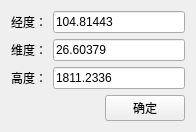
<?xml version="1.0" encoding="UTF-8"?>
<ui version="4.0">
 <class>GoTo</class>
 <widget class="QWidget" name="GoTo">
  <property name="geometry">
   <rect>
    <x>0</x>
    <y>0</y>
    <width>196</width>
    <height>131</height>
   </rect>
  </property>
  <property name="windowTitle">
   <string>Form</string>
  </property>
  <layout class="QVBoxLayout" name="verticalLayout">
   <item>
    <layout class="QGridLayout" name="gridLayout">
     <item row="0" column="0">
      <widget class="QLabel" name="label">
       <property name="text">
        <string>经度：</string>
       </property>
      </widget>
     </item>
     <item row="0" column="1">
      <widget class="QLineEdit" name="lineEditLon">
       <property name="text">
        <string>104.81443</string>
       </property>
      </widget>
     </item>
     <item row="1" column="0">
      <widget class="QLabel" name="label_2">
       <property name="text">
        <string>维度：</string>
       </property>
      </widget>
     </item>
     <item row="1" column="1">
      <widget class="QLineEdit" name="lineEditLat">
       <property name="text">
        <string>26.60379</string>
       </property>
      </widget>
     </item>
     <item row="2" column="0">
      <widget class="QLabel" name="label_3">
       <property name="text">
        <string>高度：</string>
       </property>
      </widget>
     </item>
     <item row="2" column="1">
      <widget class="QLineEdit" name="lineEditAlt">
       <property name="text">
        <string>1811.2336</string>
       </property>
      </widget>
     </item>
    </layout>
   </item>
   <item>
    <layout class="QHBoxLayout" name="horizontalLayout">
     <item>
      <spacer name="horizontalSpacer">
       <property name="orientation">
        <enum>Qt::Horizontal</enum>
       </property>
       <property name="sizeHint" stdset="0">
        <size>
         <width>40</width>
         <height>20</height>
        </size>
       </property>
      </spacer>
     </item>
     <item>
      <widget class="QPushButton" name="pushButton">
       <property name="text">
        <string>确定</string>
       </property>
      </widget>
     </item>
    </layout>
   </item>
  </layout>
 </widget>
 <resources/>
 <connections/>
</ui>
